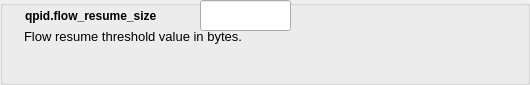
        <widget class="QGroupBox" name="groupBox_7">
         <property name="sizePolicy">
          <sizepolicy hsizetype="Preferred" vsizetype="Minimum">
           <horstretch>0</horstretch>
           <verstretch>0</verstretch>
          </sizepolicy>
         </property>
         <property name="minimumSize">
          <size>
           <width>0</width>
           <height>60</height>
          </size>
         </property>
         <property name="title">
          <string/>
         </property>
         <widget class="QTextEdit" name="textEdit_8">
          <property name="enabled">
           <bool>true</bool>
          </property>
          <property name="geometry">
           <rect>
            <x>20</x>
            <y>25</y>
            <width>501</width>
            <height>51</height>
           </rect>
          </property>
          <property name="minimumSize">
           <size>
            <width>0</width>
            <height>20</height>
           </size>
          </property>
          <property name="font">
           <font>
            <pointsize>10</pointsize>
           </font>
          </property>
          <property name="focusPolicy">
           <enum>Qt::NoFocus</enum>
          </property>
          <property name="autoFillBackground">
           <bool>false</bool>
          </property>
          <property name="styleSheet">
           <string notr="true">background: transparent;</string>
          </property>
          <property name="frameShape">
           <enum>QFrame::NoFrame</enum>
          </property>
          <property name="frameShadow">
           <enum>QFrame::Plain</enum>
          </property>
          <property name="lineWidth">
           <number>0</number>
          </property>
          <property name="verticalScrollBarPolicy">
           <enum>Qt::ScrollBarAlwaysOff</enum>
          </property>
          <property name="horizontalScrollBarPolicy">
           <enum>Qt::ScrollBarAlwaysOff</enum>
          </property>
          <property name="readOnly">
           <bool>true</bool>
          </property>
          <property name="html">
           <string>&lt;!DOCTYPE HTML PUBLIC &quot;-//W3C//DTD HTML 4.0//EN&quot; &quot;http://www.w3.org/TR/REC-html40/strict.dtd&quot;&gt;
&lt;html&gt;&lt;head&gt;&lt;meta name=&quot;qrichtext&quot; content=&quot;1&quot; /&gt;&lt;style type=&quot;text/css&quot;&gt;
p, li { white-space: pre-wrap; }
&lt;/style&gt;&lt;/head&gt;&lt;body style=&quot; font-family:'Cantarell'; font-size:10pt; font-weight:400; font-style:normal;&quot;&gt;
&lt;p style=&quot; margin-top:0px; margin-bottom:0px; margin-left:0px; margin-right:0px; -qt-block-indent:0; text-indent:0px;&quot;&gt;Flow resume threshold value in bytes.&lt;/p&gt;&lt;/body&gt;&lt;/html&gt;</string>
          </property>
         </widget>
         <widget class="QLineEdit" name="flow_resume_size">
          <property name="geometry">
           <rect>
            <x>200</x>
            <y>0</y>
            <width>91</width>
            <height>31</height>
           </rect>
          </property>
          <property name="maxLength">
           <number>9</number>
          </property>
         </widget>
         <widget class="QLabel" name="label_14">
          <property name="geometry">
           <rect>
            <x>25</x>
            <y>5</y>
            <width>171</width>
            <height>21</height>
           </rect>
          </property>
          <property name="font">
           <font>
            <weight>75</weight>
            <bold>true</bold>
           </font>
          </property>
          <property name="text">
           <string>qpid.flow_resume_size</string>
          </property>
         </widget>
        </widget>
